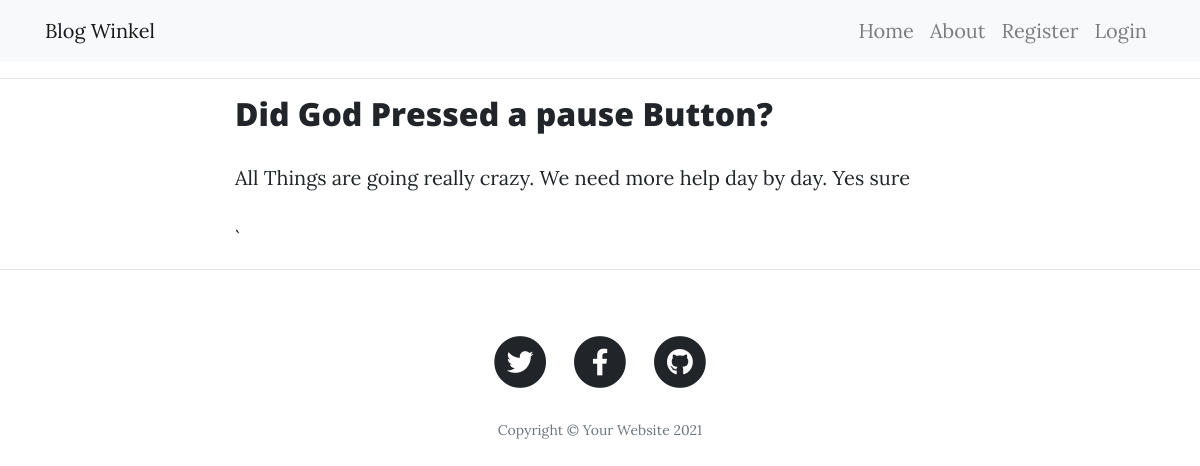
Screenshot of /post/3 with the database file from the repository.
### blog/models.py (models this page shows, shortened)
class Blog(models.Model):
    title = models.CharField(max_length=100)
    content = models.TextField()
    post_created = models.DateTimeField(default=timezone.now)
    author = models.ForeignKey(User, on_delete=models.CASCADE)

### blog/views.py (the view)
# urls.py: path('post/<int:pk>', views.PostDetailView.as_view(), name='blog-post-detail'),
class PostDetailView(DetailView):
    model = Blog
    template_name = 'blog/blog_detail.html'
    context_object_name = 'blog'
    extra_context = {'title': 'View Post'}

### blog/templates/blog/blog_detail.html (shortened to what this page needs)
{% extends 'blog/base.html' %}
{% block content %}
<div class="col-md-10 col-lg-8 mx-auto">
    <div class="post-preview">
            <h2 class="post-title">
                {{ blog.title }}
            </h2>
            <p>
                {{ blog.content }}
            </p>`
    </div>
</div>
{% endblock content %}

### rows the page displays
Blog: title "Did God Pressed a pause Button?", content "All Things are going really crazy. We need more help day by day. Yes sure"
